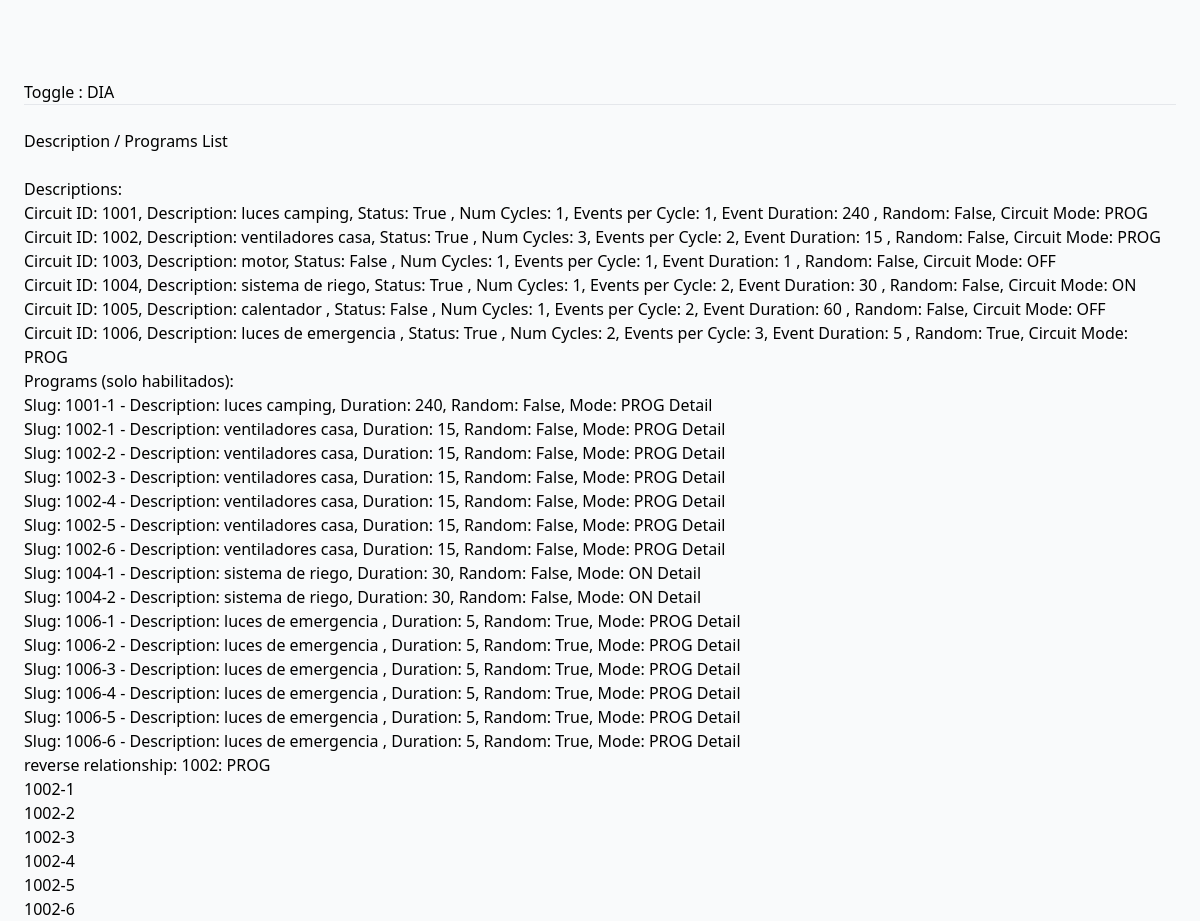
Screenshot of /programs/ with the database file from the repository.
### descriptions/models.py (models this page shows, shortened)
class crc_DES(models.Model):
    circuit_id = models.PositiveSmallIntegerField(null=False)
    circuit_description = models.CharField(max_length=100)
    circuit_status = models.BooleanField(null=True)
    created = models.DateField(auto_now_add=True)
    updated = models.DateField(auto_now=True)
    num_cycles = models.PositiveSmallIntegerField(editable=True)
    events_per_cycle = models.PositiveSmallIntegerField(editable=True)
    event_duration = models.PositiveSmallIntegerField(editable=True)
    random = models.BooleanField(default=False)
    circuit_mode = models.CharField(max_length=20,choices=MODE_CHOICES)

### programs/models.py (models this page shows, shortened)
class crc_PROG(models.Model):
    circuit_id = models.name = models.ForeignKey(crc_DES, on_delete=models.CASCADE, related_name='circuits')
    circuit_event = models.PositiveSmallIntegerField(null=True)
    slug = models.SlugField(max_length=10, blank=True)
    created = models.DateField(auto_now_add=True)
    updated = models.DateField(auto_now=True)
    event_start_hour = models.PositiveSmallIntegerField(editable=True, blank=True, null=True)
    event_start_minute = models.PositiveSmallIntegerField(editable=True, blank=True, null=True)
    event_duration = models.PositiveSmallIntegerField(editable=True, blank=True, null=True)
    random = models.BooleanField(default=False)
    circuit_mode = models.CharField(max_length=20,default="PROG")
    @property
    def circuits(self):
        return self.circuits.all()
    def get_absolute_url(self):
        return reverse("programs:detail", kwargs={"slug": self.slug})

### programs/views.py (the view)
# urls.py: path('', programs_list_view, name='main'),
def programs_list_view(request):
    qs1 = crc_DES.objects.all()
    qs2 = crc_PROG.objects.all()
    circuit = crc_DES.objects.get(id=2) # tomamos el primer circuito
    related_circuits = circuit.circuits.all()
    mode = circuit.circuit_mode
    context = {
        'qs1': qs1,
        'qs2': qs2,
        'related_circuits': related_circuits,
        'mode': mode,
    }
    return render(request, 'programs/main.html', context)

### programs/templates/programs/main.html (shortened to what this page needs)
{% extends "base.html" %}
{% block content %}
    Description / Programs List
    <br>
    <br>
    {% if qs1 %}
    Descriptions:
        <ul>
        {% for obj in qs1 %}
            <li>
                Circuit ID: {{obj.circuit_id}},  Description: {{obj.circuit_description}},  Status: {{obj.circuit_status}}
                ,  Num Cycles: {{obj.num_cycles}},  Events per Cycle: {{obj.events_per_cycle}},  Event Duration: {{obj.event_duration}}
                ,  Random: {{obj.random}},  Circuit Mode: {{obj.circuit_mode}}
            </li>
        {% endfor %}
        </ul>
    {% else %}
        there are no descriptions in data base
    {% endif %}
    {% if qs2 %}
    Programs (solo habilitados):
        <ul>
        {% for obj in qs2 %}
            {% if not obj.circuit_status %}
                <li>
                    Slug: {{obj.slug}} - Description: {{obj.circuit_id.circuit_description}},  Duration: {{obj.event_duration}},  Random: {{obj.random}},  Mode: {{obj.circuit_mode}}
                    <a href="{{ obj.get_absolute_url }}" class="btn btn-danger">Detail</a>
                </li>
            {% endif %}
        {% endfor %}
        </ul>
    {% else %}
        there are no programs in data base
    {% endif %}
    reverse relationship:
    1002: {{ mode }}
    <ul>
        {% for instance in related_circuits %}
        <li>
            {{ instance.slug }}
        </li>
        {% endfor %}
    </ul>
    {% endblock content %}

### rows the page displays
crc_DES: circuit_id "1001", circuit_description "luces camping", circuit_status "True", num_cycles "1", events_per_cycle "1", event_duration "240", random "False", circuit_mode "PROG"
crc_DES: circuit_id "1002", circuit_description "ventiladores casa", circuit_status "True", num_cycles "3", events_per_cycle "2", event_duration "15", random "False", circuit_mode "PROG"
crc_DES: circuit_id "1003", circuit_description "motor", circuit_status "False", num_cycles "1", events_per_cycle "1", event_duration "1", random "False", circuit_mode "OFF"
crc_DES: circuit_id "1004", circuit_description "sistema de riego", circuit_status "True", num_cycles "1", events_per_cycle "2", event_duration "30", random "False", circuit_mode "ON"
crc_DES: circuit_id "1005", circuit_description "calentador", circuit_status "False", num_cycles "1", events_per_cycle "2", event_duration "60", random "False", circuit_mode "OFF"
crc_DES: circuit_id "1006", circuit_description "luces de emergencia", circuit_status "True", num_cycles "2", events_per_cycle "3", event_duration "5", random "True", circuit_mode "PROG"
crc_PROG: slug "1001-1", circuit_id.circuit_description "luces camping", event_duration "240", random "False", circuit_mode "PROG"
crc_PROG: slug "1002-1", circuit_id.circuit_description "ventiladores casa", event_duration "15", random "False", circuit_mode "PROG"
crc_PROG: slug "1002-2", circuit_id.circuit_description "ventiladores casa", event_duration "15", random "False", circuit_mode "PROG"
crc_PROG: slug "1002-3", circuit_id.circuit_description "ventiladores casa", event_duration "15", random "False", circuit_mode "PROG"
crc_PROG: slug "1002-4", circuit_id.circuit_description "ventiladores casa", event_duration "15", random "False", circuit_mode "PROG"
crc_PROG: slug "1002-5", circuit_id.circuit_description "ventiladores casa", event_duration "15", random "False", circuit_mode "PROG"
crc_PROG: slug "1002-6", circuit_id.circuit_description "ventiladores casa", event_duration "15", random "False", circuit_mode "PROG"
crc_PROG: slug "1004-1", circuit_id.circuit_description "sistema de riego", event_duration "30", random "False", circuit_mode "ON"
crc_PROG: slug "1004-2", circuit_id.circuit_description "sistema de riego", event_duration "30", random "False", circuit_mode "ON"
crc_PROG: slug "1006-1", circuit_id.circuit_description "luces de emergencia", event_duration "5", random "True", circuit_mode "PROG"
crc_PROG: slug "1006-2", circuit_id.circuit_description "luces de emergencia", event_duration "5", random "True", circuit_mode "PROG"
crc_PROG: slug "1006-3", circuit_id.circuit_description "luces de emergencia", event_duration "5", random "True", circuit_mode "PROG"
crc_PROG: slug "1006-4", circuit_id.circuit_description "luces de emergencia", event_duration "5", random "True", circuit_mode "PROG"
crc_PROG: slug "1006-5", circuit_id.circuit_description "luces de emergencia", event_duration "5", random "True", circuit_mode "PROG"
crc_PROG: slug "1006-6", circuit_id.circuit_description "luces de emergencia", event_duration "5", random "True", circuit_mode "PROG"
